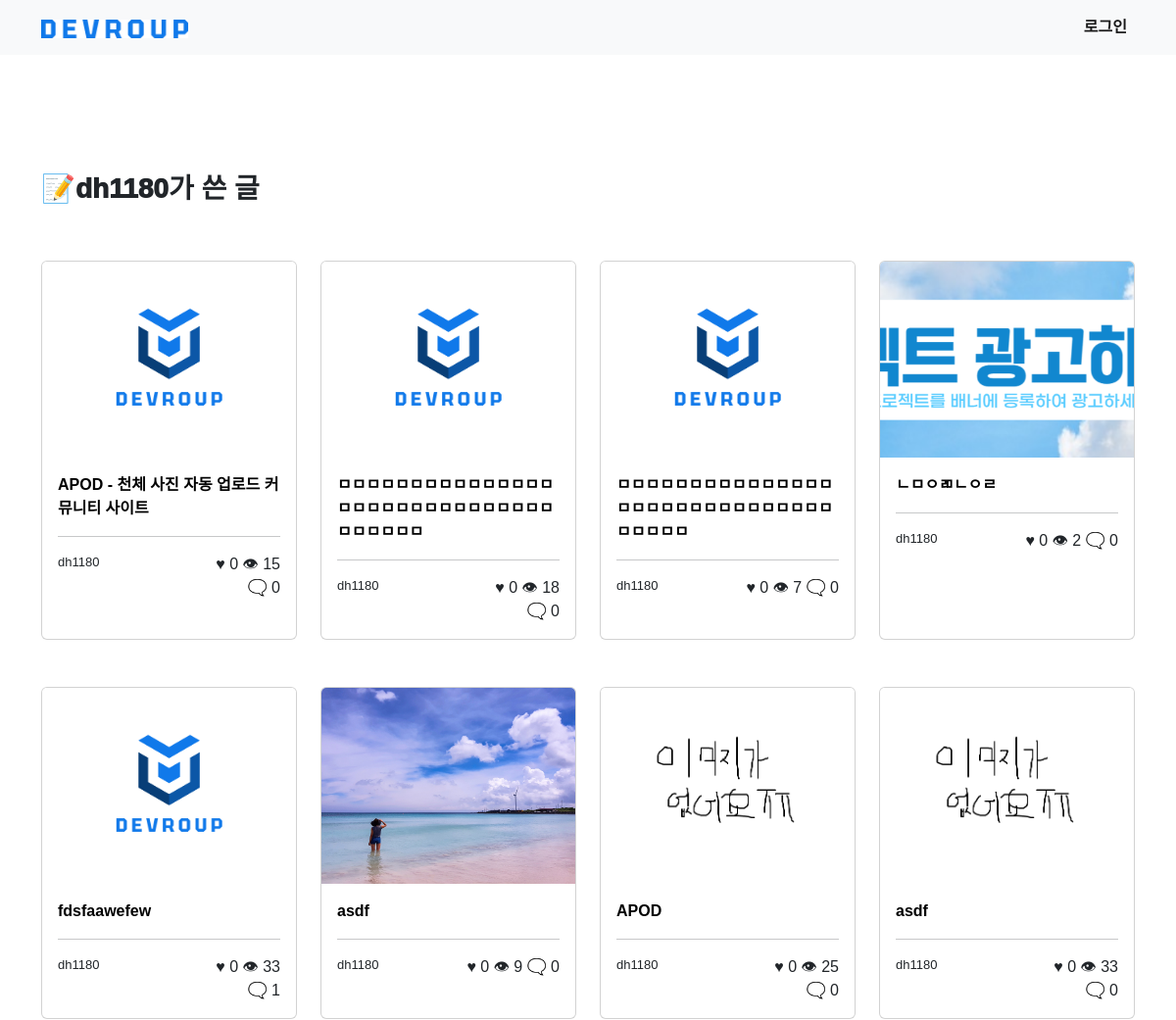
Before: /user/other_user_posts/1 (upper part) with the older database file.
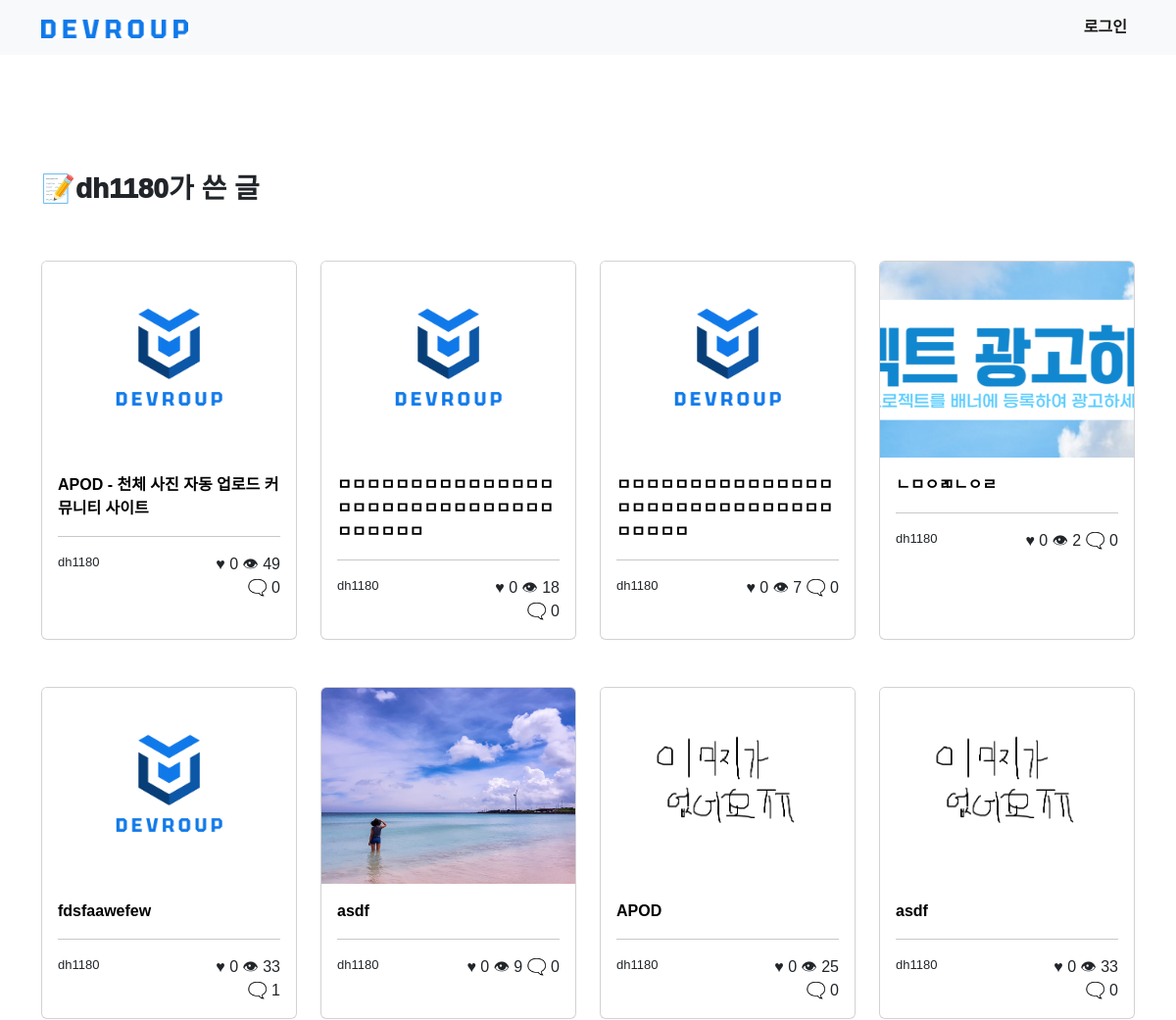
After: the same page with the newer database file.
### community/models.py (models this page shows, shortened)
class Post(models.Model):
    title = models.CharField(max_length=200)
    author = models.ForeignKey(User, on_delete=models.CASCADE, null=True)
    hit = models.IntegerField(default=0)
    like = models.IntegerField(default=0)
    like_users = models.ManyToManyField(User, related_name='like_posts')
    date = models.DateTimeField(auto_now_add=True)
    image = models.ImageField(upload_to='community_thumbnail', null=True)
    content = models.TextField()
    github_address = models.URLField(null=True)
    def get_comment_count(self):
        return Comment.objects.filter(post=self).count()

### user/views.py (the view)
# urls.py: path('other_user_posts/<int:author>', views.other_user_posts, name='other_user_posts'),
def other_user_posts(request, author):
    posts = Post.objects.filter(author=author).order_by('-date')
    return render(request, 'user/other_user_posts.html', {'posts': posts, 'author': User.objects.get(pk=author)})

### user/templates/user/other_user_posts.html (shortened to what this page needs)
{% extends 'community/base.html' %} {% block content %}
<br /><br /><br /><br /><br />
<div class="container">
    <div class="row mb-5">
        <h3 style="font-weight: 1000;">📝{{ author }}가 쓴 글</h3>
    </div>
    <div class="row">
        {% for post in posts %}
        <div class="col-md-3 col-sm-12 mb-5">
            <div class="card h-100">
                <div class="media-container">
                    <img
                        src="{{ post.image.url }}"
                        class="card-img-top"
                        style="object-fit: cover; height: 200px;"
                    />
                </div>
                <div class="card-body">
                    <a
                        class="card-title stretched-link"
                        href="{% url 'community:post_detail' pk=post.pk %}"
                       style="font-weight: bold;"
                        >{{ post.title }}</a
                    >
                    <br />
                    <hr />
                    <div class="row">
                        <div class="col-6" style="font-size: small">
                            {{ post.author }}
                        </div>
                        <div class="col-6 text-end">
                            ♥&nbsp;{{ post.like }}
                            👁&nbsp;{{ post.hit }}
                            🗨️&nbsp;{{ post.get_comment_count }}
                        </div>
                    </div>
                </div>
            </div>
        </div>
        {% endfor %}
    </div>
{% endblock content %}

Changed rows visible on the page:
changed Post "APOD - 천체 사진 자동 업로드 커뮤니티 사이트": hit "15" → "49"
